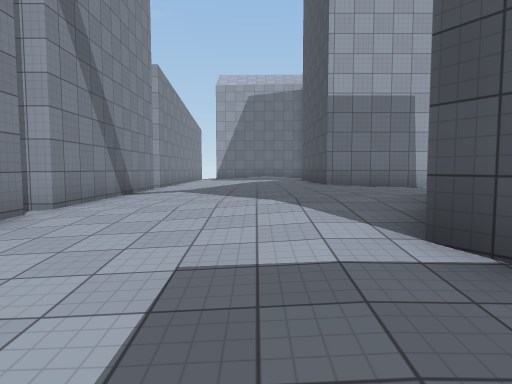
view 1 (above)

16 first-person views from a walk through a scene from a Unity 3-D project. The camera is 1.5 m above the floor, tilts 4° down and sees 75° across. The floor is counted in squares, 2 m on a side. Each view is taken from the middle of a square. On the plan, view 1 faces up. The plan holds only what a view shows up to about 11 squares ahead; the rest is blank. The place goes on beyond the plan. The player character is not drawn. Surface patterns are stand-ins for the level's own textures.

view 2
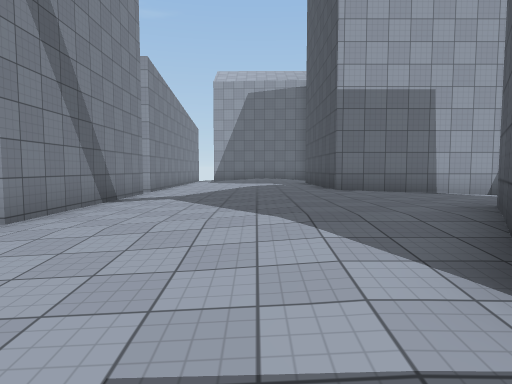

view 3
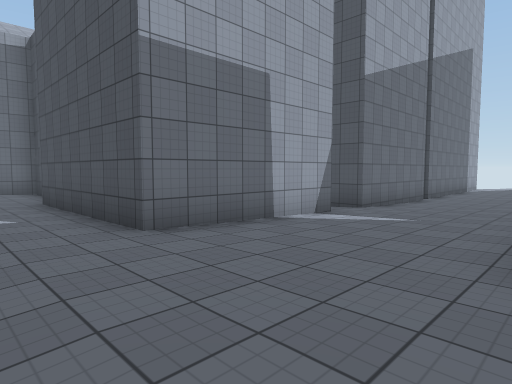

view 4
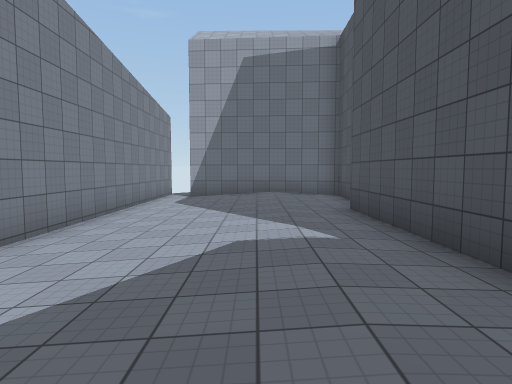

view 5
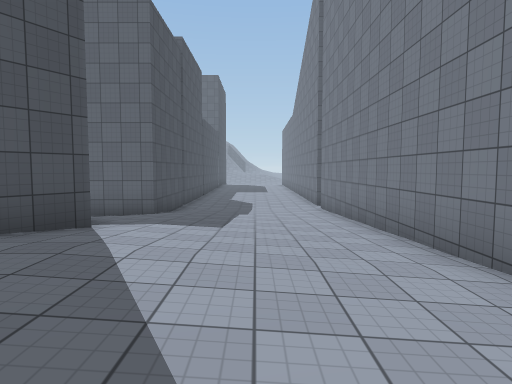

view 6
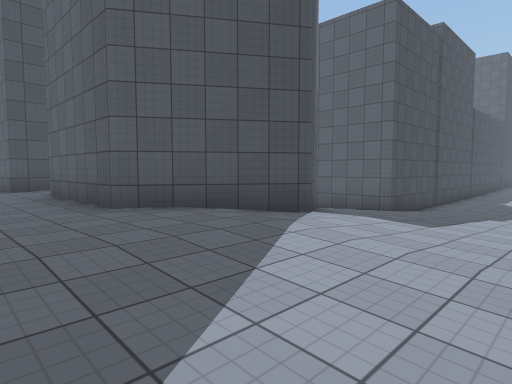

view 7
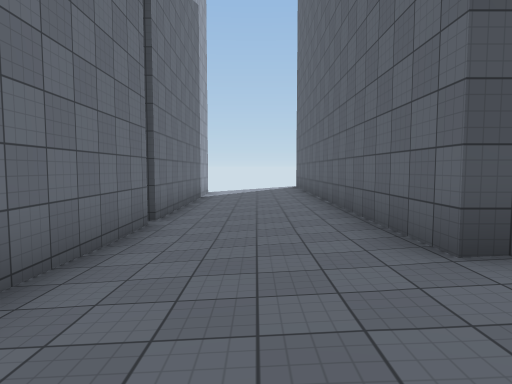

view 8
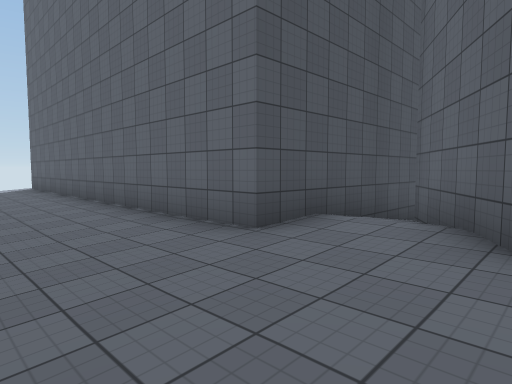

view 9
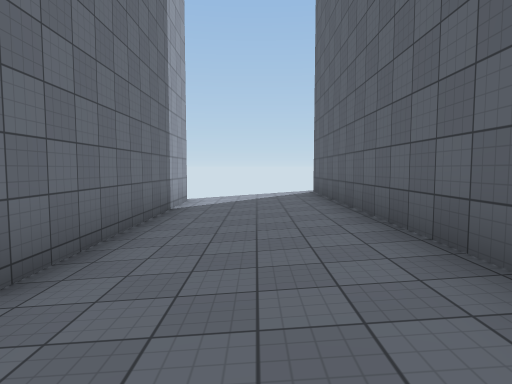

view 10
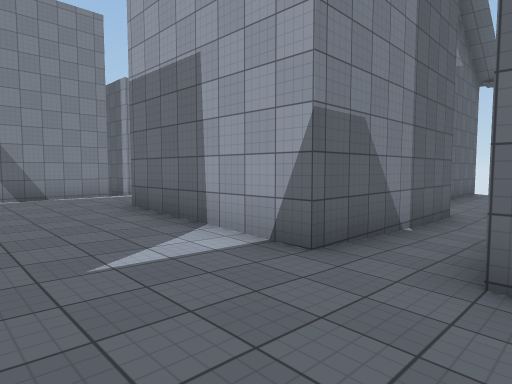

view 11
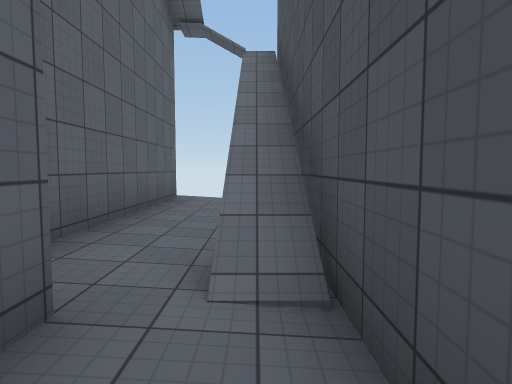

view 12
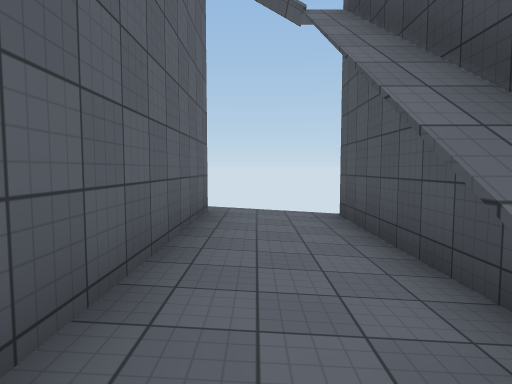

view 13
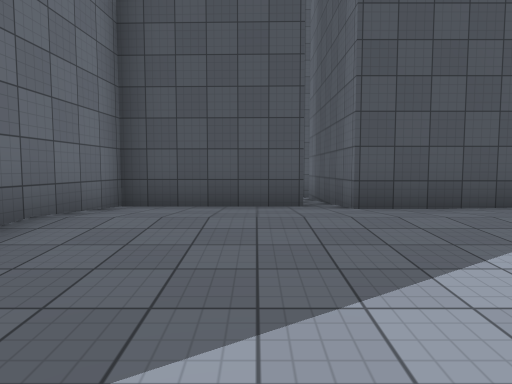

view 14
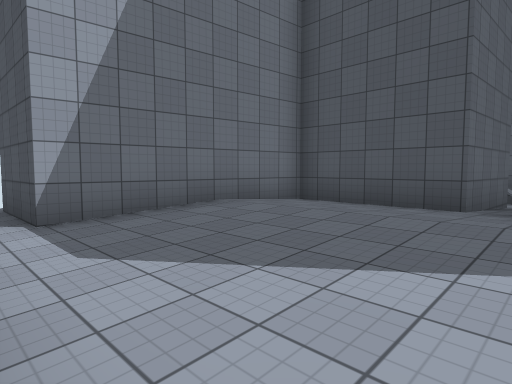

view 15
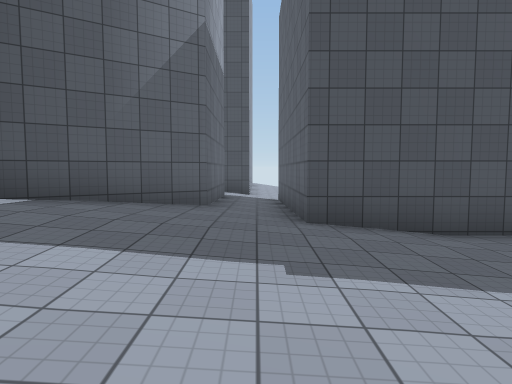

view 16
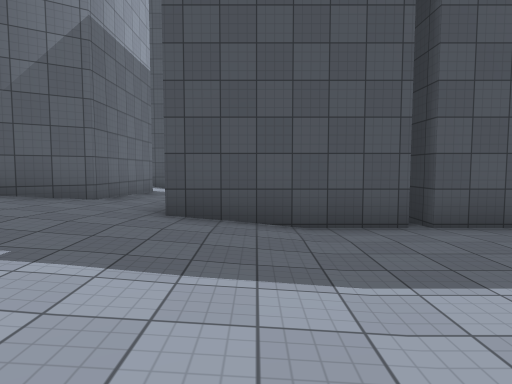

### Floor plan
Key: @ floor where view 1 was taken; # wall or solid block; . main floor; - floor 0.25 m lower than the main floor; _ floor 0.5 m lower than the main floor; < floor 0.75 m lower than the main floor; ( floor 1 m lower than the main floor; ! floor 1.25 m lower than the main floor; ? floor 1.5 m lower than the main floor; / step, stairs or slope.
Columns run from 4 left of view 1 to 19 right of it. Each row starts with its distance up from view 1.
 20          _<<#
 19   #      #<<#
 18 #_###### #<<#
 17 #_//..-###<<#
 16 #_//..-###< #
 15 #_//..-###</#
 14 #_//..--__</#
 13 #_//..#####<#
 12 #_//..#   #<
 11 #_//..#   #_
 10 #_//..#   #_#
  9 #_//..#####_####/#######
  8 #_//...-----____/_______
  7 #_//....------//////////
  6 #_//......--------------
  5  ///...####..###########
  4 #_///..#  ##/#
  3 #<////##   #/#
  2 #<////##   # #
  1 #<////_#     #
  0 #(//@//####/
 -1 #(//////////
 -2 #!////######
 -3 #!!!!/#
 -4 #!!!!?#
 -5    !!?#

Positions as (right, up) in squares from view 1, and headings:
1: (0, 0), facing up
2: (0, 1), facing up
3: (0, 5), facing up-right
4: (0, 7), facing up
5: (-1, 7), facing down
6: (-2, 7), facing down-right
7: (6, 7), facing right
8: (6, 8), facing down-right
9: (10, 7), facing right
10: (8, 6), facing up-left
11: (7, 12), facing up
12: (6, 14), facing up
13: (-3, 15), facing right
14: (-3, 13), facing up-right
15: (-3, -1), facing right
16: (-3, -3), facing right
